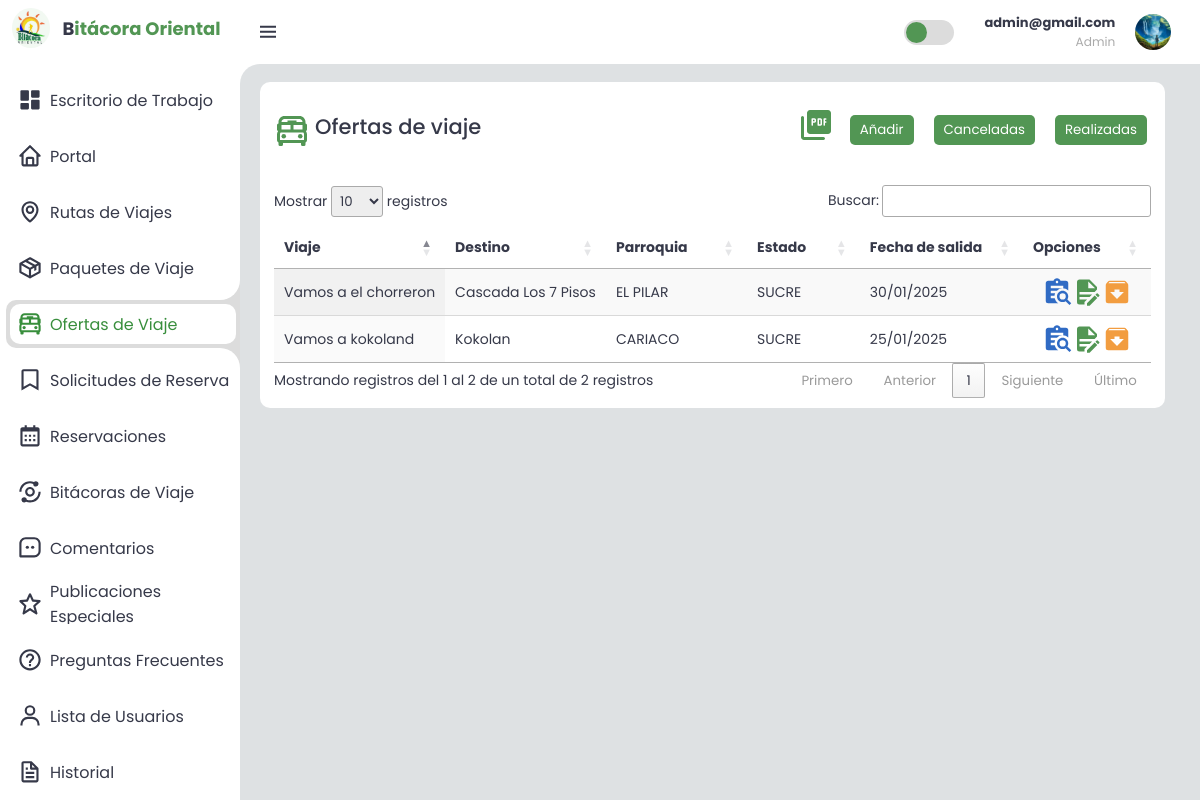
/index.php?controller=trip&action=listTripEnabled (signed in), run on the app's committed database.
### tables this page shows
CREATE TABLE `trip` (
  `idTrip` int(11) NOT NULL COMMENT 'identificador unico del viaje',
  `idRoute` int(11) NOT NULL COMMENT 'clave foranea que vincula el viaje con la ruta',
  `title` varchar(50) NOT NULL COMMENT 'titulo o eslogan del viaje',
  `departureLocation` varchar(100) NOT NULL COMMENT 'lugar de salida del viaje',
  `departureDate` date NOT NULL COMMENT 'fecha de salida del viaje',
  `departureTime` time NOT NULL COMMENT 'hora de salida del viaje',
  `returnDate` date NOT NULL COMMENT 'fecha de regreso del viaje',
  `returnTime` time NOT NULL COMMENT 'hora de regreso del viaje',
  `numberSlots` int(11) NOT NULL COMMENT 'cantidad maxima de viajeros a ',
  `vacant` int(11) NOT NULL COMMENT 'cantidad disponible de cupos para el viaje',
  `price` int(11) NOT NULL COMMENT 'precio del viaje'
);

CREATE TABLE `route` (
  `idRoute` int(11) NOT NULL COMMENT 'identificador unico de la ruta de viaje',
  `idParroquia` int(11) NOT NULL COMMENT 'clave foranea que vincula la ruta con una parroquia',
  `place` varchar(80) NOT NULL COMMENT 'lugar de la ruta de viaje',
  `location` varchar(80) NOT NULL COMMENT 'sector o calle en que se encuentra este lugar de la ruta de viaje',
  `description` text NOT NULL COMMENT 'descripcion particular de la ruta de viaje',
  `status` varchar(1) NOT NULL COMMENT 'indicador para saber si la ruta de viaje esta habilitada o inhabilitada en el sistema',
  `idImage` int(11) NOT NULL COMMENT 'clave foranea que relaciona la ruta de viaje con una imagen'
);

CREATE TABLE `parroquia` (
  `id_p` int(11) NOT NULL COMMENT 'identificador uncio de la parroquia',
  `parroquia` varchar(100) NOT NULL COMMENT 'nombre propio de la parroquia',
  `municipio_id` int(11) NOT NULL COMMENT 'clave foranea que relaciona la parroquia con un municipio'
);

CREATE TABLE `estado` (
  `id_e` int(11) NOT NULL COMMENT 'identificador unico de cada estado ',
  `estado` varchar(100) NOT NULL COMMENT 'nombre propio de los estados de venezuela'
);

### index.php (called while the page is built, shortened)
<?php
try {
    require_once(CONTROLLER_PATH . "userSession.php");
    $controller = new $controllerName();
    $dataToView["data"] = array();
    if (method_exists($controller, $_GET["action"])){
        $dataToView['data'] = $controller->{$_GET["action"]}();
    }else{
        throw new Exception("Error en la acción del controlador, la acción no existe.");
    }
    require_once(VIEW_PATH . "template/header.php");
    require_once(VIEW_PATH . $controller->view . ".php");
    require_once(VIEW_PATH . "template/footer.php");
    } catch (PDOException $e) {
        putError($e);
    } catch (DivisionByZeroError $e) {
        putError($e);
    } catch (ArgumentCountError $e) {
        putError($e);
    } catch (TypeError $e) {
        putError($e);
    } catch (ErrorException $e) {
        putError($e);
    } catch (Exception $e) {
        putError($e);
}
?>

### controller/userSession.php (called while the page is built, shortened)
<?php
    class userSession {
        public function timeValidation(){
            $dateExpire = date("Y-m-d H:i:s");
            $seconds = strtotime($dateExpire) - strtotime($_SESSION['timeSession']) ;
            $minutes = $seconds / 60;
        }
    }
?>

### controller/trip.php (called while the page is built, shortened)
<?php
require_once(MODEL_PATH."trip.php");
    class tripController{
        public $ObjTrip;
        public function __construct(){
            $this->ObjTrip = new trip ;
            $this->objUserSession = new userSession;
        }
        public function listTripEnabled(){
            return $this->ObjTrip->getTrip("1");
        }
    }
?>

### model/db.php (called while the page is built, shortened)
<?php
class Db {
	public function __construct() {
		$this->host = constant('DB_HOST');
		$this->db = constant('DB');
		$this->user = constant('DB_USER');
		$this->pass = constant('DB_PASS');
        $this->conection = new PDO('mysql:host='.$this->host.'; dbname='.$this->db, $this->user, $this->pass);
	}
}
?>

### model/trip.php (called while the page is built, shortened)
<?php
require_once(MODEL_PATH."/db.php");
    class trip{
        public $conection;
        public function getConection(){
            $DbObj= new Db;
            $this->conection = $DbObj->conection;
        }
        public function getTrip($status) {
            $sql = "SELECT v.*, v.title AS titleTrip,
                     GROUP_CONCAT(t.amount SEPARATOR '<br><br>') AS amount ,
                     GROUP_CONCAT(p.title SEPARATOR '<br><br>') AS titlePackages,
                     GROUP_CONCAT(t.idPackages SEPARATOR '<br><br>') AS idPackages,
                    q.parroquia AS parroquiaName, r.place, m.municipio, e.estado,
                    COUNT(t.idTrip) AS tripCount
                        FROM traveloffer t
                            INNER JOIN packages p ON t.idPackages = p.idPackages
                        INNER JOIN trip v ON t.idTrip = v.idTrip
                        INNER JOIN route r ON v.idRoute = r.idRoute
                        INNER JOIN parroquia q ON r.idParroquia = q.id_p
                        INNER JOIN municipio m ON q.municipio_id = m.id_m
                        INNER JOIN estado e ON m.estado_id = e.id_e
                        WHERE t.status = :status
                        GROUP BY v.idTrip ";
            $stmt = $this->conection->prepare($sql);
            $stmt->bindParam(':status', $status, PDO::PARAM_STR);
            $stmt->execute();
            return $stmt->fetchAll(PDO::FETCH_ASSOC);
        }
    }
?>

### view/trip/listTrip.php (the view, shortened to what this page needs)
<main>
  <div class="bottom-data">
    <div>
      <div class="header">
        <div class="titleModule">
          <h2>Ofertas de viaje</h2>
        </div>
        <div class="buttom-container">
        <?php  if( isset($_SESSION['privilege']) && $_SESSION['privilege'] == 'admin' &&count($dataToView["data"]) > 0 ){ ?>
                         <a title="Descagar PDF" target="_blank" href="index.php?controller=reports&action=report" id="getDataButton"><?php echo PDF_ICON; ?></a>
                    <?php  } ?>
          <a class="enlaces" href="index.php?controller=trip&action=addTrip" title="Añadir">
            <button class="button-Rev2">Añadir</button>
          </a>
          <a class="enlaces" href="index.php?controller=trip&action=listTripDisabled" title="Ofertas de viajes canceladas">
            <button class="button-Rev2">Canceladas</button>
          </a>
          <a class="enlaces" href="index.php?controller=trip&action=listTripRealiz" title="Ofertas de viajes realizados">
            <button class="button-Rev2">Realizadas</button>
          </a>
        </div>
      </div>
      <div class="table-responsive">
        <table id="tripTable" class="display nowrap" style="width:100%">
          <thead>
            <tr>
              <th>Viaje</th>
              <th>Destino</th>
              <th>Parroquia</th>
              <th>Estado</th>
              <th>Fecha de salida</th>
              <th>Opciones</th>
            </tr>
          </thead>
          <tbody>
            <?php if (count($dataToView["data"]) > 0) { foreach ($dataToView["data"] as $data) { ?>
            <tr>
              <td>
                  <?php echo strlen($data['titleTrip']) > 20 ? substr($data['titleTrip'], 0, 20) . '...' : $data['titleTrip']; ?>
              </td>
              <td>
                  <?php echo strlen($data['place']) > 20 ? substr($data['place'], 0, 20) . '...' : $data['place']; ?>
              </td>
              <td><?php echo $data['parroquiaName']; ?></td>
              <td><?php echo $data['estado']; ?></td>
              <td><?php echo date("d/m/Y", strtotime($data['departureDate']))?></td>
              <td>
              <div class="dataTable-icon-center">
                <div title="Ver detalles" class="view-details" model='trip' id="<?php echo $data['idTrip'] ?>">
                  <?php echo DETAILS_ICON ?>
                </div>
                <a  title="Editar" href="index.php?controller=trip&action=editTrip&id=<?php echo $data['idTrip']; ?>&idpack=<?php echo $data['idPackages']; ?>" >
                    <?php echo EDIT_ICON ?>
                </a>
                <a class="cancel" title="Inhabilitar" href="index.php?controller=trip&action=disableTrip&id=<?php echo $data['idTrip'];?>&opc=I" >
                    <?php echo DISABLE_ICON ?>
                </a>
            </div>
              </td>
            </tr>
            <?php }} ?>
          </tbody>
        </table>
      </div>
    </div>
  </div>
</main>

### asset/css/styleModel.css (style rules this page uses)
.button-Rev2 { padding: 5px 10px 5px 10px; background-color: #529654; color: #fff; border-radius: 5px; border: 0px; cursor: pointer; margin-left: 2px; }

### asset/css/styleNew.css (style rules this page uses)
:root { --light: #eeeeee; --primary: #319331; --light-primary: #CFE8FF; --grey: rgb(220, 220, 220); --dark-grey: #AAAAAA; --dark: #363949; --danger: #D32F2F; --light-danger: #FECDD3; --warning: #FBC02D; --light-warning: #FFF2C6; --success: #388E3C; --light-success: #BBF7D0; }
html { height: 100vh; }
* { margin: 0; padding: 0; box-sizing: border-box; font-family: 'Poppins', sans-serif; }
.bx { font-size: 1.7rem; }
a { text-decoration: none; }
html { overflow-x: hidden; }
body { background: var(--grey); }
.content main { width: 100%; max-height: calc(100vh - 56px); }
.content main .header { display: flex; align-items: center; justify-content: space-between; grid-gap: 16px; flex-wrap: wrap; margin-bottom: 5px; }
.content main .bottom-data { color: var(--dark); font-size: 14px; border-radius: 10px; overflow-x: auto; padding: 10px 1em; }
.content main .bottom-data>div { border-radius: 10px; background: var(--light); margin: 1vh 1.5em 0vh .5vw; overflow-x: auto; padding: 10px 1em; }
.dataTable-icon-center { display: flex; flex-direction: row; flex-wrap: nowrap; justify-content: center; align-items: normal; align-content: normal; }
.buttom-container { display: grid; grid-template-columns: 1fr 1fr; gap: 10px; margin: 10px 0px; }
.titleModule { display: flex; align-items: center; gap: 5px; }
.green { color: #529654; }
.orange { color: #f29d40; }
.blue { color :#306bc4; }
.icon-focus-options { transition: transform .2s; }
.view-details { display: inline; cursor: pointer; }

### asset/css/sabrina.css (style rules this page uses)
.header { display: flex; justify-content: space-between; align-items: center; margin-bottom: 20px; }
.table-responsive { width: 100%; overflow-x: auto; }
.display { width: auto; }
.enlaces { padding: 0px; color: #579a59; font-size: 20px; text-align: center; padding: 5px 4px 5px 4px; border-radius: 5px; cursor: pointer; margin-bottom: 10px; }
.buttom-container { display: flex; justify-content: space-between; margin-top: 15px; margin-bottom: 10px; }

### asset/css/estilosBitacora.css (style rules this page uses)
:root { --grey-100: #f4f4f4; --border-radius2x: 8px; --default: #777; --primary-inverse: #FFF; --dark-inverse: #FFF; --light-inverse: #777; --primary: #249819; --bs-gutter-x: 1.5rem; --bs-gutter-y: 0; --primary-rgba-0: rgba(0, 136, 204, 0); --primary-rgba-10: rgba(0, 136, 204, 0.1); --primary-rgba-20: rgba(0, 136, 204, 0.2); --light: #FFF; --light-100: #f2f2f2; --light-200: #ececec; --light-300: #e6e6e6; --light--100: #ffffff; --light--200: #ffffff; --light--300: #ffffff; --light-rgba-40: rgba(255, 255, 255, 0.4); --light-rgba-50: rgba(255, 255, 255, 0.5); --light-rgba-60: rgba(255, 255, 255, 0.6); --light-rgba-70: rgba(255, 255, 255, 0.7); --light-rgba-80: rgba(255, 255, 255, 0.8); --light-rgba-90: rgba(255, 255, 255, 0.9); }
h1, h2, h3, h4, h5, h6 { margin-top: 0; margin-bottom: .5rem; font-weight: 500; line-height: 1.2; color: var(--bs-heading-color); }
a { color: var(--primary); text-decoration: underline; }
a { text-decoration: none }
img, svg { vertical-align: middle; }

### asset/css/comments.css (style rules this page uses)
* { margin: 0; padding: 0; -webkit-box-sizing: border-box; -moz-box-sizing: border-box; box-sizing: border-box; }
body { font-family: 'Roboto', Arial, Helvetica, Sans-serif, Verdana; background: #dee1e3; }

### asset/css/stylePortal.css (style rules this page uses)
* { margin: 0; padding: 0; box-sizing: border-box; font-family: "Poppins", sans-serif; }
:root { --primary-header: #073b02; --primary-color: #084e1a; --secondary-color: #29951f; --dark-color: #012a0f; --white-color: #fff; --light-gray-color: #f2f2f2; --site-max-width: 1300px; }
html { scroll-behavior: smooth; }
a { text-decoration: none; }

### data on the page
trip: title "Vamos a kokoland", idRoute.place "Kokolan", parroquia.parroquia "CARIACO", estado.estado "SUCRE", departureDate "25/01/2025"
trip: title "Vamos a el chorreron", idRoute.place "Cascada Los 7 Pisos", parroquia.parroquia "EL PILAR", estado.estado "SUCRE", departureDate "30/01/2025"

### other printed values
$sessionData['user']['email'] "admin@gmail.com"
$_SESSION['privilege'] "Admin"
